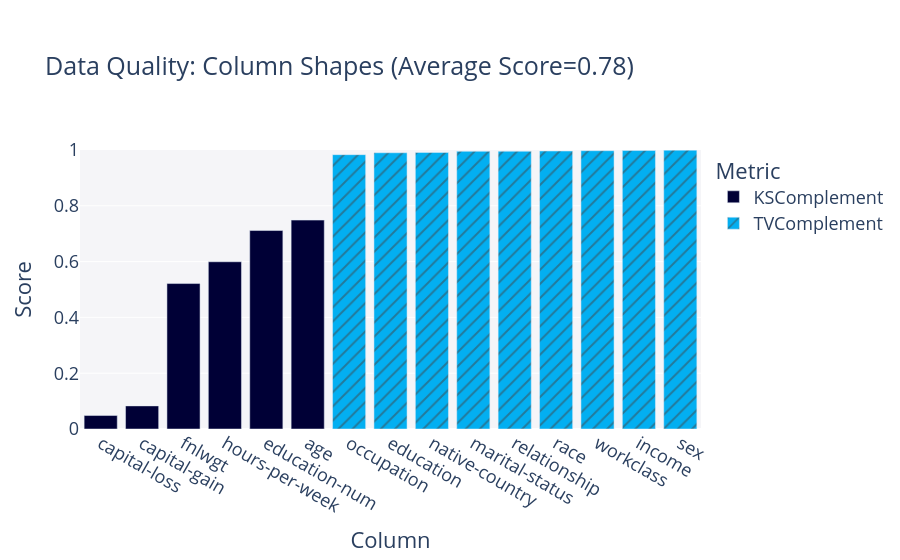

This figure's notebook cell:
### Markdown cell above
## Statistical similarity evaluation

### Code cell
metadata = convert_metadata_to_sdm_format(full_ds.description.schema)
quality_report = QualityReport()
quality_report.generate(train_ds.data, synth_data.data, metadata)
fig = quality_report.get_visualization(property_name='Column Shapes')
fig.show()

results_exp['Column Pair Trends'] = quality_report.get_details('Column Pair Trends').mean()['Score']
results_exp['Column Shapes'] = quality_report.get_details('Column Shapes').mean()['Score']

### Figure 1 — Plotly figure (JSON) as saved in the notebook; plotly's stock layout.template omitted (floating-point values rounded to 4 significant figures)
{"data": [{"alignmentgroup": "True", "customdata": [["KSComplement"], ["KSComplement"], ["KSComplement"], ["KSComplement"], ["KSComplement"], ["KSComplement"]], "hovertemplate": "<b>%{hovertext}</b><br><br>Metric=%{customdata[0]}<br>Score=%{y}<extra></extra>", "hovertext": ["age", "fnlwgt", "education-num", "capital-gain", "capital-loss", "hours-per-week"], "legendgroup": "KSComplement", "marker": {"color": "#000036", "pattern": {"shape": ""}}, "name": "KSComplement", "offsetgroup": "KSComplement", "orientation": "v", "showlegend": true, "textposition": "auto", "type": "bar", "x": ["age", "fnlwgt", "education-num", "capital-gain", "capital-loss", "hours-per-week"], "xaxis": "x", "y": [0.7487, 0.5213, 0.7114, 0.0828, 0.0483, 0.5994], "yaxis": "y"}, {"alignmentgroup": "True", "customdata": [["TVComplement"], ["TVComplement"], ["TVComplement"], ["TVComplement"], ["TVComplement"], ["TVComplement"], ["TVComplement"], ["TVComplement"], ["TVComplement"]], "hovertemplate": "<b>%{hovertext}</b><br><br>Metric=%{customdata[0]}<br>Score=%{y}<extra></extra>", "hovertext": ["workclass", "education", "marital-status", "occupation", "relationship", "race", "sex", "native-country", "income"], "legendgroup": "TVComplement", "marker": {"color": "#03AFF1", "pattern": {"shape": "/"}}, "name": "TVComplement", "offsetgroup": "TVComplement", "orientation": "v", "showlegend": true, "textposition": "auto", "type": "bar", "x": ["workclass", "education", "marital-status", "occupation", "relationship", "race", "sex", "native-country", "income"], "xaxis": "x", "y": [0.9975, 0.9901, 0.9953, 0.9833, 0.9955, 0.9963, 0.9994, 0.9911, 0.9981], "yaxis": "y"}], "layout": {"barmode": "relative", "font": {"size": 18}, "legend": {"title": {"text": "Metric"}, "tracegroupgap": 0}, "margin": {"t": 150}, "plot_bgcolor": "#F5F5F8", "title": {"text": "Data Quality: Column Shapes (Average Score=0.78)"}, "xaxis": {"anchor": "y", "categoryorder": "total ascending", "domain": [0, 1], "title": {"text": "Column"}}, "yaxis": {"anchor": "x", "domain": [0, 1], "range": [0, 1], "title": {"text": "Score"}}}}
